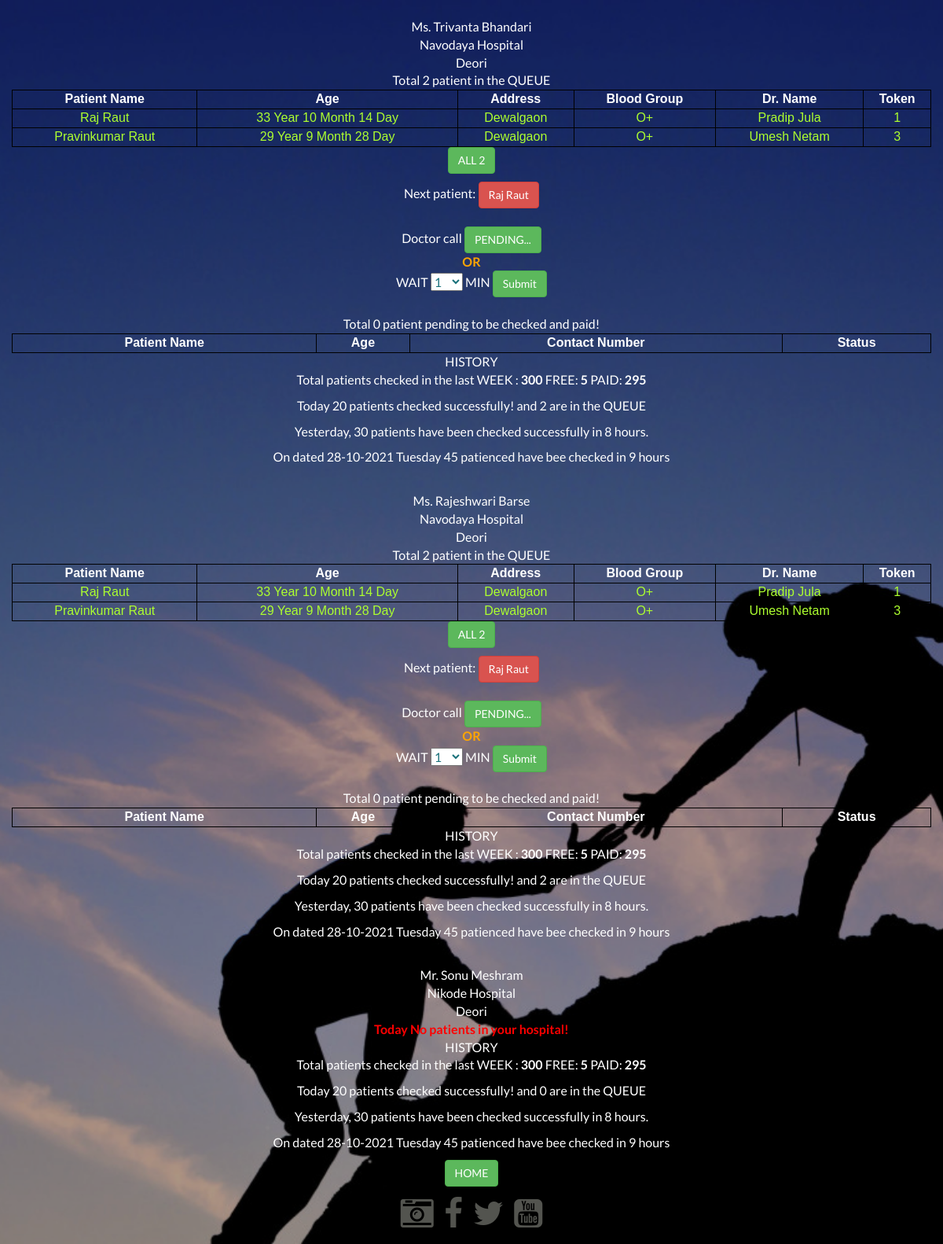
The app's page /doctorPatientArea/receptionistDashboard.php with its own data.
### tables this page shows
CREATE TABLE `receptionistarea` (
  `receptionist_ID` int(11) NOT NULL,
  `receptionist_AadharNo` varchar(255) NOT NULL,
  `receptionist_FirstName` varchar(50) NOT NULL,
  `receptionist_LastName` varchar(50) NOT NULL,
  `receptionist_DOB` date NOT NULL,
  `receptionist_Gender` enum('male','female','other') NOT NULL,
  `receptionist_ContactNu` varchar(11) NOT NULL,
  `receptionist_WhatsAppNo` enum('yes','no') NOT NULL,
  `receptionist_houseNo` varchar(50) NOT NULL,
  `receptionist_Landmark` varchar(50) NOT NULL,
  `receptionist_At` varchar(50) NOT NULL,
  `receptionist_Post` varchar(50) NOT NULL,
  `receptionist_Tah` varchar(50) NOT NULL,
  `receptionist_Dist` varchar(50) NOT NULL,
  `receptionist_pinCode` int(11) NOT NULL,
  `receptionist_HealthInsurance` enum('yes','no') NOT NULL
);

CREATE TABLE `hospitalarea` (
  `hospitalID` int(11) NOT NULL,
  `hospitalName` varchar(200) NOT NULL,
  `hospitalPhone` varchar(200) NOT NULL,
  `hospitalAddress` varchar(200) NOT NULL,
  `hospitalPinCode` int(11) NOT NULL,
  `fees` int(11) NOT NULL
);

CREATE TABLE `patienthospital` (
  `patientHospitalID` int(11) NOT NULL,
  `doctor_ID` int(11) NOT NULL,
  `hospitalID` int(11) NOT NULL,
  `patient_ID` int(11) NOT NULL,
  `allowedTime` datetime NOT NULL,
  `book_flag` tinyint(3) NOT NULL,
  `token_no` int(11) NOT NULL,
  `reason` varchar(200) NOT NULL,
  `checkupfees` int(11) NOT NULL,
  `receptionist_ID` int(11) NOT NULL
);

CREATE TABLE `patientarea` (
  `patient_ID` int(11) NOT NULL,
  `patient_AadharNo` varchar(255) NOT NULL,
  `patient_FirstName` varchar(50) NOT NULL,
  `patient_LastName` varchar(50) NOT NULL,
  `patient_DOB` date NOT NULL,
  `patient_Gender` enum('male','female','other') NOT NULL,
  `patient_ContactNu` varchar(11) NOT NULL,
  `patient_WhatsAppNo` enum('yes','no') NOT NULL,
  `patient_houseNo` varchar(50) NOT NULL,
  `patient_Landmark` varchar(50) NOT NULL,
  `patient_At` varchar(50) NOT NULL,
  `patient_Post` varchar(50) NOT NULL,
  `patient_Tah` varchar(50) NOT NULL,
  `patient_Dist` varchar(50) NOT NULL,
  `patient_pinCode` int(11) NOT NULL,
  `patient_HealthInsurance` enum('yes','no') NOT NULL
);

CREATE TABLE `doctorarea` (
  `doctor_ID` int(11) NOT NULL,
  `doctor_AadharNo` varchar(255) NOT NULL,
  `doctor_FirstName` varchar(50) NOT NULL,
  `doctor_LastName` varchar(50) NOT NULL,
  `doctor_DOB` date NOT NULL,
  `doctor_Gender` enum('male','female','other') NOT NULL,
  `doctor_ContactNu` varchar(11) NOT NULL,
  `doctor_WhatsAppNo` enum('yes','no') NOT NULL,
  `doctor_houseNo` varchar(50) NOT NULL,
  `doctor_Landmark` varchar(50) NOT NULL,
  `doctor_At` varchar(50) NOT NULL,
  `doctor_Post` varchar(50) NOT NULL,
  `doctor_Tah` varchar(50) NOT NULL,
  `doctor_Dist` varchar(50) NOT NULL,
  `doctor_pinCode` int(11) NOT NULL,
  `doctor_HealthInsurance` enum('yes','no') NOT NULL
);

### doctorPatientArea/receptionistDashboard.php (the view, shortened to what this page needs)
<!DOCTYPE html>
<html>
 <head>
    <link href="../assets/css/Custom/bootstrap.css" rel="stylesheet">
    <link rel="stylesheet" href="../assets/css/style.css">
    <link rel="stylesheet" href="../assets/css/responsive.css">
    <link rel="stylesheet" href="../assets/css/TimeCircles.css">
    <link href="http://maxcdn.bootstrapcdn.com/font-awesome/4.2.0/css/font-awesome.min.css" rel="stylesheet">
  </head>
  <?php
		include('../PHP/dbconfig.php');
		 	$url = $_SERVER['REQUEST_URI'];
		$url_components = parse_url($url);
		parse_str($url_components['query'],$params);
		$searchreceptionist = $params['searchreceptionist'];
		$getNextPatient = '';
		$hospitalID='';
		?>
 <body>
<div class="bg">
 	<div class="bg-color">
	<div class="row"  style="color:#fff">
		<?php
		$queryToGetreceptionistDetails = "SELECT * FROM `receptionistarea` WHERE receptionist_FirstName like ('%".$searchreceptionist."%') or  receptionist_LastName like ('%".$searchreceptionist."%') or  receptionist_ContactNu like ('%$searchreceptionist%')";
		$result = $mysqli->query($queryToGetreceptionistDetails);
		if($result->num_rows>0){
			$result = $mysqli->query($queryToGetreceptionistDetails);
			while($row = $result->fetch_assoc()){
				$firstName = $row['receptionist_FirstName'];
				$lastName = $row['receptionist_LastName'];
				$receptionist_Gender = $row['receptionist_Gender'];
				if($receptionist_Gender=='male'){
					echo '<br> Mr. '.$fullName = $firstName.' '.$lastName;
				}
				else{
					echo '<br> Ms. '.$fullName = $firstName.' '.$lastName;
				}
				$receptionistContactNumber = $row['receptionist_ContactNu'];
				$queryToGetreceptionistHospital = "SELECT ha.hospitalID,ha.hospitalName,ha.hospitalAddress
				FROM ((`receptionisthospital` AS dh inner join `hospitalarea` AS ha on ha.hospitalID=dh.hospital_ID ) inner join `receptionistarea` as da on dh.receptionist_ID=da.receptionist_ID)
				where
				da.receptionist_ContactNu='".$receptionistContactNumber."' GROUP by ha.hospitalName";
				$resultContactNo = $mysqli->query($queryToGetreceptionistHospital);
				if($resultContactNo->num_rows>0){
					$resultContactNo = $mysqli->query($queryToGetreceptionistHospital);
					while($rowContact = $resultContactNo->fetch_assoc()){
						echo '<br>'.$rowContact['hospitalName'];
						echo '<br>'.$rowContact['hospitalAddress'];
						$hospitalID=$rowContact['hospitalID'];
					}
				}
				echo '<br>'.$searchreceptionist;
				?>
				<div class="row"  style="color:#fff">
					<?php
						$queryToGetCountOfPatient = "SELECT * FROM `patienthospital` as ph, `patientarea` as pa, `doctorarea` as da WHERE ph.hospitalID='".$hospitalID."' and ph.book_flag=1 and pa.patient_ID=ph.patient_ID and da.doctor_ID=ph.doctor_ID ORDER BY allowedTime ASC";
						$resultCountOfPatient = $mysqli->query($queryToGetCountOfPatient);
						$totalPatientAvailable = $resultCountOfPatient->num_rows;
						 if($totalPatientAvailable>0){
					?>
					<div class="clearfix attop">
						<div id="right-block" class="col-sm-12" >
						Total <?php echo $totalPatientAvailable ;?> patient in the QUEUE<br>
						<table id="hospital" >
						  	<tr>
							    <th style="font-weight: 20px; color:#fff;">Patient Name</th>
							    <th style="font-weight: 20px; color:#fff;">Age</th>
							    <th style="font-weight: 20px; color:#fff;">Address</th>
							    <th style="font-weight: 20px; color:#fff;">Blood Group</th>
							    <th style="font-weight: 20px; color:#fff;">Dr. Name</th>
							    <th style="font-weight: 20px; color:#fff;">Token</th>
						  	</tr>
								<?php
								if($resultCountOfPatient->num_rows>0){
								$tokenNoNext = 10000;
								$patientList = [];
								$resultCountOfPatient = $mysqli->query($queryToGetCountOfPatient);
								while($rowCountOfPatient = $resultCountOfPatient->fetch_assoc()){
									$doctor_LastName =  $rowCountOfPatient['doctor_LastName'];
									$doctorFN =  $rowCountOfPatient['doctor_FirstName'].' '.$doctor_LastName;
									$patientFN =  $rowCountOfPatient['patient_FirstName'];
									$patientLN =  $rowCountOfPatient['patient_LastName'];
									$patientDOB =  $rowCountOfPatient['patient_DOB'];
									$patientAdd =  $rowCountOfPatient['patient_At'];
									$token_no =  $rowCountOfPatient['token_no'];
									array_push($patientList, $token_no);
									$patientFullName = $patientFN.' '.$patientLN;
									if($tokenNoNext>$token_no){
										$tokenNoNext = $token_no;
										$getNextPatient = $patientFullName;
									}
									$dob=$patientDOB;
									$condate=Date('y-m-d');
									$ageOfpatient=dateDifference($dob , $condate , $differenceFormat ='%y Year %m Month %d Day'  );
									?>
									<tr>
									    <td><?php echo $patientFullName; ?></td>
									    <td><?php echo $ageOfpatient;?></td>
									    <td><?php echo $patientAdd; ?></td>
									    <td>O+</td>
									    <td><?php echo $doctorFN ; ?></td>
									    <td><?php echo $token_no  ; ?></td>
									</tr>
									<?php
								}
							}
						?>
						</table>
						</div>
					</div>
				</div>
				<div class="row"  style="color:#fff">
						<form method="post" action="../PHP/receptionistAreaAPIs/setApprovalByreceptionistForm.php">
							<p id="removeOnceClickOnYes">
							<input type="hidden" name="patientList[]" value="<?php print_r($patientList); ?>"></input>
								<button href="#" class="btn btn-success" id="submitDataConfirmration"
								data-approvedpatientlist="<?=$totalPatientAvailable?>"
								type="submit"
								>ALL <?php echo $totalPatientAvailable ;
								?></button>
							</p>
						</form>
						Next patient: <a href="" id="showpatientList" value="<?php echo $getNextPatient;?>"  class="btn btn-danger" ><?php echo $getNextPatient;?></a><br><br>
						Doctor call <button href="#" class="btn btn-success" id="setSendNextPatient">PENDING...</button><br> <b style="color: orange;">OR</b><br> WAIT<a>
						<select id="timeList">
						  <option value="1">1</option>
						</select></a> MIN
						<input class="btn btn-success" id="waitingTime" type="submit" value="Submit">
						<br><br>
				</div>
				<div class="row"  style="color:#fff">
					<?php
						$queryToGetPendingPatient = "SELECT *
									FROM
									`patienthospital` as ph,
									`patientarea` as pa,
									`doctorarea` as da,
									`doctorhospital` as dh
									WHERE
									ph.hospitalID='".$hospitalID."'
									and ph.book_flag=4
									and pa.patient_ID=ph.patient_ID
									and da.doctor_ID=ph.doctor_ID
									and dh.doctor_ID=ph.doctor_ID
									and dh.hospital_ID=ph.hospitalID ORDER BY allowedTime ASC";
						$resultCountOfPatientPending = $mysqli->query($queryToGetPendingPatient);
						$totalPatientPending = $resultCountOfPatientPending->num_rows;
					?>
					<div class="clearfix attop">
						<div id="right-block" class="col-sm-12" >
						Total <?php echo $totalPatientPending ;?> patient pending to be checked and paid!<br>
						<table id="hospital" >
						  	<tr>
							    <th style="font-weight: 20px; color:#fff;">Patient Name</th>
							    <th style="font-weight: 20px; color:#fff;">Age</th>
							    <th style="font-weight: 20px; color:#fff;">Contact Number</th>
							    <th style="font-weight: 20px; color:#fff;">Status</th>
						  	</tr>
						</table>
						</div>
					</div>
				</div>
			<?php }
			else{ echo "<b style='color: red;'>Today No patients in your hospital!</b>" ;}
			?>
				<div class="row"  style="color:#fff">
					HISTORY
					<p>Total patients checked in the last WEEK : <b>300</b> <t>FREE: <b>5</b> PAID: <b>295</b></t></p>
					<p>Today 20 patients checked successfully! and <?php echo $totalPatientAvailable ;?> are in the QUEUE</p>
					<p>Yesterday, 30 patients have been checked successfully in 8 hours.</p>
					<p>On dated 28-10-2021 Tuesday 45 patienced have bee checked in 9 hours</p>
				</div>
				<?php
			}
		}
		 ?>
	</div>
	<a href="index.php" class="btn btn-success" >HOME</a><br>
	<div id="right-block" class="col-sm-12">
		<ul class="social-icon" style="margin-top: -42px;">
			<li><a href="#"><i class="fa fa-camera-retro"></i></a></li>
			<li><a href="#"><i class="fa fa-facebook"></i></a></li>
			<li><a href="#"><i class="fa fa-twitter"></i></a></li>
			<li><a href="#"><i class="fa fa-youtube-square"></i></a></li>
		</ul>
	</div>
 </div>
</div>
<?php
	function dateDifference($date_1 , $date_2 , $differenceFormat  )
	{
	    $datetime1 = date_create($date_1);
	    $datetime2 = date_create($date_2);
	    $interval = date_diff($datetime1, $datetime2);
	    return $interval->format($differenceFormat);
	}
?>
	        alert(<?php print_r($patientList) ;?>);
  </body>
</html>

### assets/css/style.css (style rules this page uses)
body, html { font-family: 'Lato', sans-serif; font-weight: normal; font-size: 16px; background: #f8faeb; color: #3a3a3a; height: 100%; }
p { font-weight: normal; }
a { color: #1b727b }
.bg { background: url(../images/bg.jpg) no-repeat center center; -webkit-background-size: cover; -moz-background-size: cover; -o-background-size: cover; background-size: cover; height: 100%; text-align:center; }
.bg-color { background-color: rgba(0, 0, 0, 0.3); width: 100%; height: 100%; }
.social-icon { list-style: none; padding:0; }
.social-icon li { display: inline-block; margin: 0 5px; font-size: 42px; }
.social-icon li a { color: #53544f; }

### doctorPatientArea/receptionistDashboard.php (style rules this page uses)
.attop { position: relative; top: 5%; }
table#hospital { font-family: arial, sans-serif; border-collapse: collapse; width: 100%; text-align: center; }
table { display: table; border-collapse: separate; box-sizing: border-box; text-indent: initial; border-spacing: 2px; border-color: grey; }
table, th, td { border: 1px solid black; border-radius: 10px; text-align: center; }
th,td { color: greenyellow; }
.row { margin-right: 0px; margin-left: 0px; }

### records on screen
receptionistarea: receptionist_FirstName+receptionist_LastName "Trivanta Bhandari", totalPatientAvailable "2", patientarea.patient_FirstName+patient_LastName "Raj Raut", totalPatientPending "0"
hospitalarea: hospitalName "Navodaya Hospital", hospitalAddress "Deori"
patienthospital: patient_ID.patient_LastName "Raj Raut", patient_ID.patient_DOB "33 Year 10 Month 14 Day", patient_ID.patient_At "Dewalgaon", doctor_ID.doctor_LastName "Pradip Jula", token_no "1"
patienthospital: patient_ID.patient_LastName "Pravinkumar Raut", patient_ID.patient_DOB "29 Year 9 Month 28 Day", patient_ID.patient_At "Dewalgaon", doctor_ID.doctor_LastName "Umesh Netam", token_no "3"
receptionistarea: receptionist_FirstName+receptionist_LastName "Rajeshwari Barse", totalPatientAvailable "2", patientarea.patient_FirstName+patient_LastName "Raj Raut", totalPatientPending "0"
receptionistarea: receptionist_FirstName+receptionist_LastName "Sonu Meshram", shows "Today No patients in your hospital!", totalPatientAvailable "0"
hospitalarea: hospitalName "Nikode Hospital", hospitalAddress "Deori"
